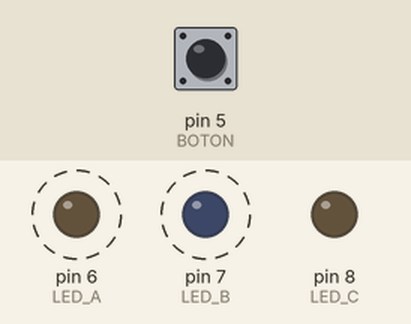
A sketch run on a simulated Arduino Uno, built with avr-gcc and run on an emulated ATmega328P. Shown: output pins drawn as LEDs (lit = HIGH). Dashed ring = blinking. The inputs (shaded band) are chosen by the test bench; at power-on: pin 5 (BOTON) LOW.

Above: at 1.26 s.
1.3 s: pin 5 (BOTON) pulled HIGH for 0.15 s
At 1.56 s:
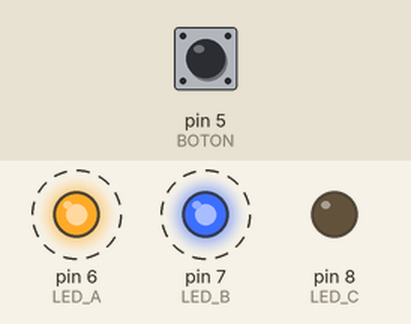
4.3 s: pin 5 (BOTON) pulled HIGH for 1 s
At 4.59 s:
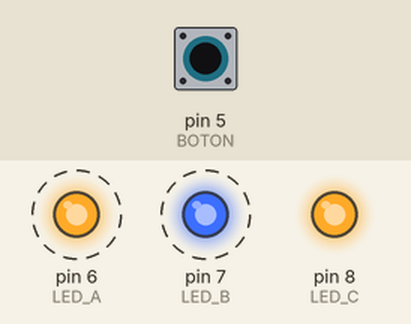
7.3 s: pin 5 (BOTON) pulled HIGH for 3.2 s
At 7.62 s:
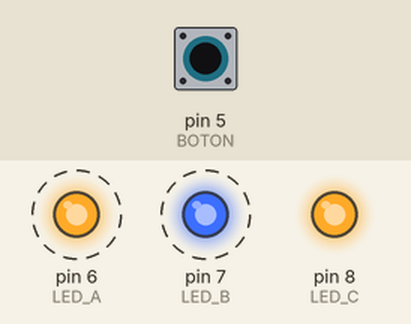
Timing chart, 0 to 18.0 s (numbered marks = the images above; inputs shaded):
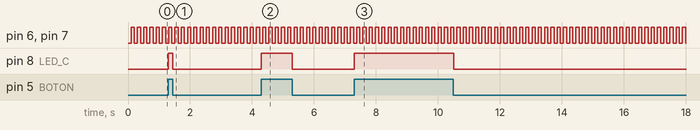

The sketch:

titasking_en_Arduino_-_Manejando_el_tiempo_720P_HD__1_prueba.ino
```cpp
#define LED_A 6
#define LED_B 7
#define LED_C 8
#define BOTON 5
#define ON 1
#define OFF 0
#define TRUE 1
#define FALSE 0

void setup() {
  // put your setup code here, to run once:
  pinMode(LED_A, OUTPUT);
  pinMode(LED_B, OUTPUT);
  pinMode(LED_C, OUTPUT);
  pinMode(BOTON, INPUT);//por defecto esta asi
}

void loop() {
  // put your main code here, to run repeatedly:
  loop_led_a();
  loop_led_b();
  loop_led_c();
}

void loop_led_a()
{
  //misma variable de tiempo utiliza contador arduino
  static long ultimo_cambio = 0;//generanso variable generica de 64bits me permite tener mayo cant N enteros
  static int Estado_LED = OFF;//ver si esta encendido o apagado led

  long hora = millis();//cuantos milisegundos desde empecezo arduino

  if (hora - ultimo_cambio >100){//si la hora actual es mayor 1seg
      ultimo_cambio = hora;

      if(Estado_LED == ON){
          digitalWrite(LED_A, LOW);
          Estado_LED = OFF;
      }else{
         digitalWrite(LED_A, HIGH);
         Estado_LED = ON ;
      }

  }
}

void loop_led_b()
{
    //misma variable de tiempo utiliza contador arduino
  static long ultimo_cambio = 0;//generanso variable generica de 64bits me permite tener mayo cant N enteros
  static int Estado_LED = OFF;//ver si esta encendido o apagado led

  long hora = millis();//cuantos milisegundos desde empecezo arduino

  if (hora - ultimo_cambio >100){//si la hora actual es mayor 1seg
      ultimo_cambio = hora;

      Estado_LED = !Estado_LED;
      digitalWrite(LED_B, Estado_LED);
  }
}

void loop_led_c()
{
  digitalWrite(LED_C, digitalRead(BOTON));
}
```

Measured:
- after the input at 1.3 s, pin 8 (LED_C): LOW → HIGH at once, → LOW 0.15 s later
- after the input at 4.3 s, pin 8 (LED_C): LOW → HIGH at once, → LOW 1.0 s later
- after the input at 7.3 s, pin 8 (LED_C): LOW → HIGH at once, → LOW 3.2 s later
- by itself, pin 6 (LED_A), pin 7 (LED_B): alternates HIGH for 0.10 s and LOW for 0.10 s
